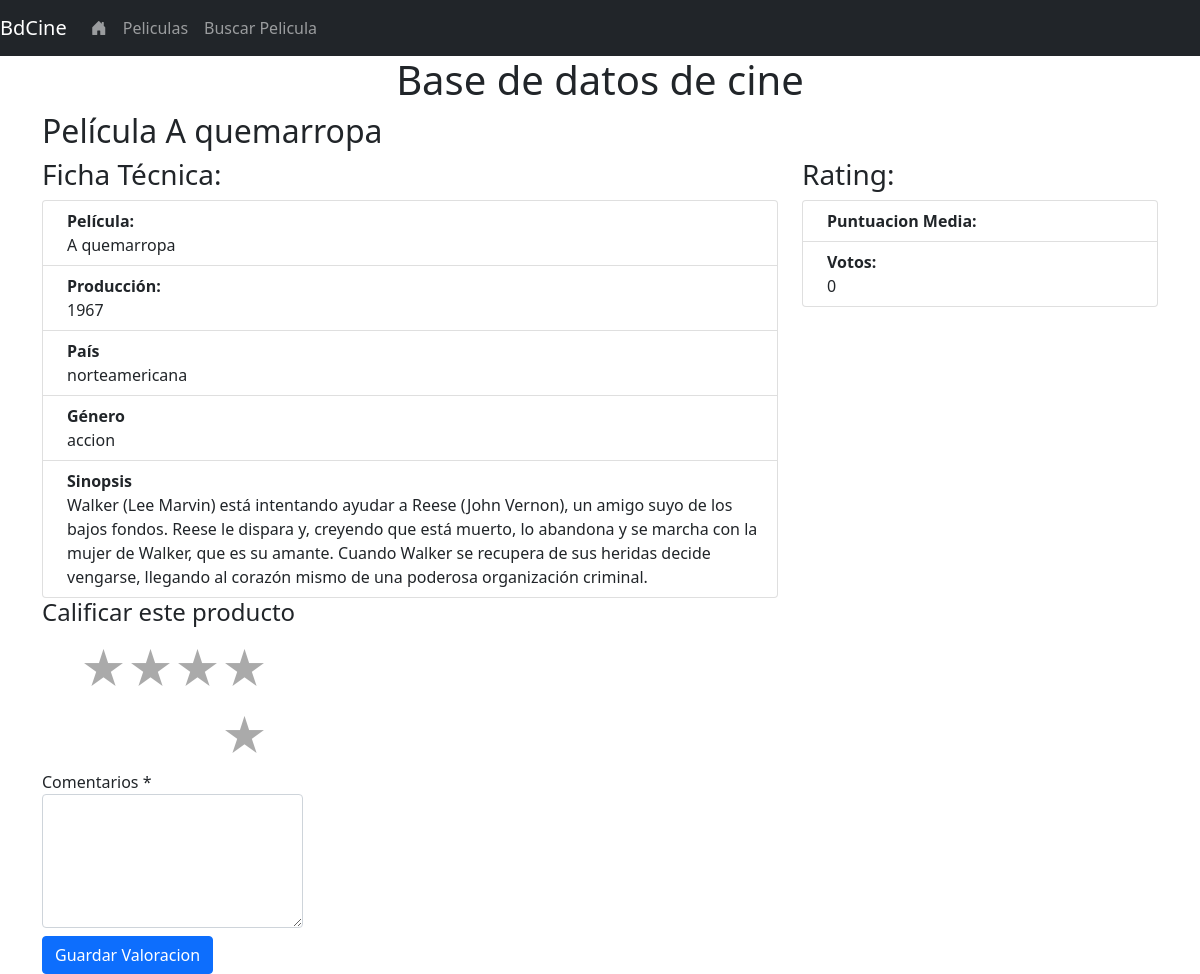
The app's page /peliculas?id=7 with its own data.
### tables this page shows
CREATE TABLE peliculas (
  id INT(11) NOT NULL AUTO_INCREMENT PRIMARY KEY,
  pelicula VARCHAR(40) NOT NULL,
  fecha year(4) DEFAULT NULL COMMENT 'Año Producción',
  genero INT(11) NOT NULL,
  nacionalidad INT(11) NOT NULL,
  sinopsis text DEFAULT NULL,
  num_votos INT(11) UNSIGNED NOT NULL DEFAULT 0,
  puntuacion_total INT(11) UNSIGNED NOT NULL DEFAULT 0,
  puntuacion_media FLOAT(4, 2) DEFAULT NULL,
  create_time datetime DEFAULT current_timestamp() COMMENT 'fecha inserción',
  FOREIGN KEY (genero) REFERENCES generos(id),
  FOREIGN KEY (nacionalidad) REFERENCES nacionalidades(id),
  UNIQUE(pelicula, fecha)
);

CREATE TABLE nacionalidades(
  id INT(11) NOT NULL AUTO_INCREMENT PRIMARY KEY,
  nacionalidad VARCHAR(30) NOT NULL
);

CREATE TABLE generos(
  id INT(11) NOT NULL AUTO_INCREMENT PRIMARY KEY,
  genero VARCHAR(30) NOT NULL
);

### libreria.php (called while the page is built, shortened)
<?php
function escape($data)
{
    $data = htmlspecialchars($data, ENT_QUOTES | ENT_SUBSTITUTE, "UTF-8");
    return $data;
}

### models/pelicula_model.php (called while the page is built, shortened)
<?php
require_once "../config.php";
include_once "../libreria.php";
try {
    $id = escape($_GET['id']);
    $conexion = new PDO($dsn, $username, $password, $options);
    $sql = "SELECT peliculas.id AS id,
peliculas.pelicula AS pelicula,
peliculas.fecha AS produccion,
peliculas.sinopsis AS sinopsis,
generos.genero AS genero,
generos.id AS genero_id,
nacionalidades.nacionalidad AS nacionalidad,
nacionalidades.id AS nacionalidad_id,
peliculas.puntuacion_media AS puntos,
peliculas.num_votos AS votos
 FROM peliculas
JOIN generos on peliculas.genero = generos.id
JOIN nacionalidades  on peliculas.nacionalidad = nacionalidades.id
 WHERE peliculas.id=$id";
    $consulta = $conexion->prepare($sql);
    $consulta->setFetchMode(PDO::FETCH_ASSOC);
    $consulta->execute();
    while ($row = $consulta->fetch()) {
        $rows[] = $row;
    }
} catch (PDOException $error) {
    echo $sql . "<br>" . $error->getMessage();
}

### public/index.php (called while the page is built, shortened)
<?php
include '../routes/routes.php';

### views/pelicula_view.php (the view, shortened to what this page needs)
<?php
foreach ($rows as  $clave) :
?>
    <h2>Película <?php echo $clave['pelicula']; ?> <?php stars($clave['puntos']); ?> </h2>
    <div class="row">
        <div class="col-8">
            <h3>Ficha Técnica:</h3>
            <ul class="list-group">
                <li class="list-group-item d-flex justify-content-between align-items-start">
                    <div class="ms-2 me-auto">
                        <div class="fw-bold">Película:</div>
                        <?php echo $clave['pelicula']; ?>
                    </div>
                </li>
                <li class="list-group-item d-flex justify-content-between align-items-start">
                    <div class="ms-2 me-auto">
                        <div class="fw-bold">Producción:</div>
                        <?php echo $clave['produccion']; ?> </span>
                    </div>
                </li>
                <li class="list-group-item d-flex justify-content-between align-items-start">
                    <div class="ms-2 me-auto">
                        <div class="fw-bold">País</div>
                        <?php echo $clave['nacionalidad']; ?>
                    </div>
                </li>
                <li class="list-group-item d-flex justify-content-between align-items-start">
                    <div class="ms-2 me-auto">
                        <div class="fw-bold">Género</div>
                        <?php echo $clave['genero']; ?>
                    </div>
                </li>
                <li class="list-group-item d-flex justify-content-between align-items-start">
                    <div class="ms-2 me-auto">
                        <div class="fw-bold">Sinopsis</div>
                        <?php echo $clave['sinopsis']; ?>
                    </div>
                </li>
            </ul>
        </div>
        <div class="col-4">
            <h3>Rating:</h3>
            <ul class="list-group">
                <li class="list-group-item d-flex justify-content-between align-items-start">
                    <div class="ms-2 me-auto">
                        <div class="fw-bold">Puntuacion Media:</div>
                    </div>
                </li>
                <li class="list-group-item d-flex justify-content-between align-items-start">
                    <div class="ms-2 me-auto">
                        <div class="fw-bold">Votos:</div>
                        <?php echo $clave['votos']; ?> </span>
                    </div>
                </li>
            </ul>
        </div>
    </div>
<?php
endforeach;
?>
<div>
    <div class="row">
        <div class="col-3">
        </div>
        <div class="col-9">
        </div>
    </div>
</div>

### records on screen
peliculas: pelicula "A quemarropa", fecha "1967", nacionalidad.nacionalidad "norteamericana", genero.genero "accion", sinopsis "Walker (Lee Marvin) está intentando ayudar a Reese (John Vernon), un amigo suyo de los bajos fondos. Reese le dispara y, creyendo que está muerto, lo abandona y se marcha con la mujer de Walker, que es su amante. Cuando Walker se recupera de sus heridas decide vengarse, llegando al corazón mismo de una poderosa organización criminal.", num_votos "0"
